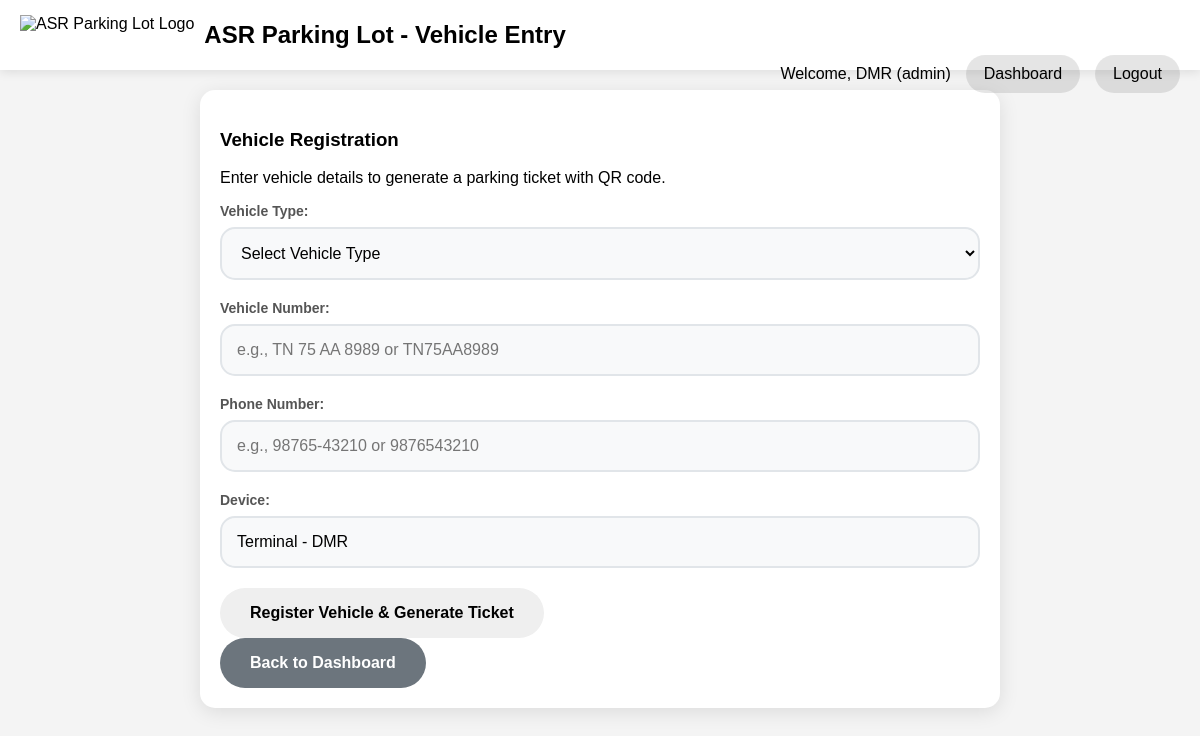
The app's page /staff/vehicle-entry (signed in) with its own data.
### app/models.py (models this page shows, shortened)
class User(UserMixin, db.Model):
    id = db.Column(db.Integer, primary_key=True)
    username = db.Column(db.String(80), index=True, unique=True, nullable=False)
    email = db.Column(db.String(120), index=True, unique=True, nullable=False)
    password_hash = db.Column(db.String(256))
    role = db.Column(db.String(10), index=True, nullable=False, default='staff') # 'admin' or 'staff'

### app/routes.py (the view, shortened to what this page needs)
@main.route('/staff/vehicle-entry', methods=['GET', 'POST'])
@login_required
def vehicle_entry():
    if current_user.role not in ['admin', 'staff']:
        flash('Access denied. Staff or Admin privileges required.', 'error')
        return redirect(url_for('main.index'))
    return render_template('vehicle_entry.html', title='Register Vehicle')

### app/templates/vehicle_entry.html (shortened to what this page needs)
<!DOCTYPE html>
<html lang="en">
<head>
</head>
<body>
    <div class="navbar">
        <div class="navbar-logo">
            <img src="{{ url_for('main.public_file', filename='logo.png') }}" alt="ASR Parking Lot Logo">
            <h1>ASR Parking Lot - Vehicle Entry</h1>
        </div>
        <div class="navbar-right">
            <span>Welcome, {{ current_user.username }} ({{ current_user.role }})</span>
            <a href="{{ url_for('main.staff_dashboard') }}">Dashboard</a>
            <a href="{{ url_for('main.logout') }}">Logout</a>
        </div>
    </div>
    <div class="container">
        <div class="info-box">
            <h3>Vehicle Registration</h3>
            <p>Enter vehicle details to generate a parking ticket with QR code.</p>
        </div>
        <form method="POST">
            <div class="form-group">
                <label for="vehicle_type">Vehicle Type:</label>
                <select id="vehicle_type" name="vehicle_type" required>
                    <option value="">Select Vehicle Type</option>
                </select>
            </div>
            <div class="form-group" id="vehicle_number_group">
                <label for="vehicle_number" id="vehicle_label">Vehicle Number:</label>
                <input type="text" id="vehicle_number" name="vehicle_number"
                       placeholder="e.g., TN 75 AA 8989 or TN75AA8989">
            </div>
            <div class="form-group">
                <label for="phone">Phone Number:</label>
                <input type="tel" id="phone" name="phone"
                       placeholder="e.g., 98765-43210 or 9876543210" required>
            </div>
            <div class="form-group">
                <label for="device">Device:</label>
                <input type="text" id="device" name="device"
                       value="Terminal - {{ current_user.username }}" readonly style="background-color: #f8f9fa;">
            </div>
            <button type="submit" class="btn">Register Vehicle & Generate Ticket</button>
        </form>
        <a href="{{ url_for('main.staff_dashboard') }}" class="btn btn-secondary">Back to Dashboard</a>
    </div>
</body>
</html>

### app/templates/vehicle_entry.html (style rules this page uses)
* { box-sizing: border-box; }
body { font-family: Arial, sans-serif; margin: 0; padding: 0; background-color: #f4f4f4; min-height: 100vh; }
.navbar { background-color: white; padding: 15px 20px; color: black; position: sticky; top: 0; z-index: 1000; box-shadow: 0 2px 10px rgba(0,0,0,0.1); }
.navbar h1 { margin: 0; display: inline-block; font-size: clamp(18px, 4vw, 24px); color: black; }
.navbar-logo { display: flex; align-items: center; gap: 10px; flex-wrap: wrap; }
.navbar-logo img { height: clamp(30px, 6vw, 40px); width: auto; }
.navbar-right { float: right; display: flex; align-items: center; gap: 15px; flex-wrap: wrap; color: black; }
.navbar a { color: black; text-decoration: none; padding: 8px 16px; border-radius: 25px; background-color: rgba(0, 0, 0, 0.1); transition: all 0.3s ease; font-weight: 500; border: 2px solid transparent; }
.container { max-width: 800px; margin: 20px auto; padding: 20px; background: white; border-radius: 15px; box-shadow: 0 4px 20px rgba(0,0,0,0.1); }
.form-group { margin-bottom: 20px; }
.form-group label { display: block; margin-bottom: 8px; color: #555; font-weight: bold; font-size: 14px; }
.form-group input, .form-group select { width: 100%; padding: 15px; border: 2px solid #e1e5e9; border-radius: 15px; font-size: 16px; transition: all 0.3s ease; background-color: #f8f9fa; }
.btn { padding: 15px 30px; border: none; border-radius: 25px; font-weight: bold; text-decoration: none; cursor: pointer; transition: all 0.3s ease; font-size: 16px; display: inline-flex; align-items: center; justify-content: center; min-height: 50px; }
.btn-secondary { background-color: #6c757d; color: white; }

### records on screen
User: username "DMR", role "admin", device "Terminal - DMR"
